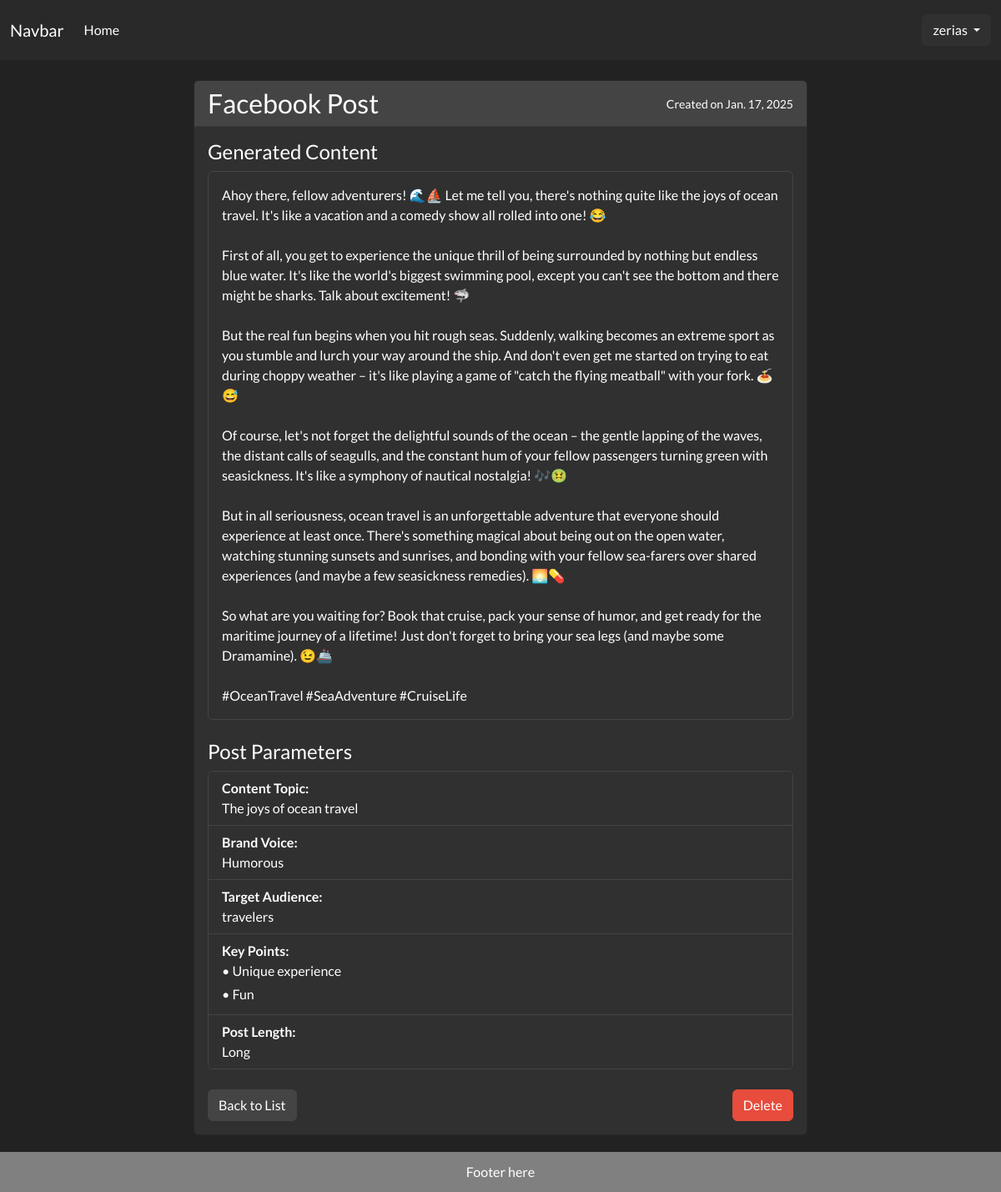
/generator/21/ (signed in), run on the app's committed database.
### generator/models.py (models this page shows, shortened)
class GeneratedPost(models.Model):
    user = models.ForeignKey(User, on_delete=models.CASCADE)
    created_on = models.DateTimeField(auto_now_add=True)
    content = models.TextField()
    PLATFORM_CHOICES = [
        ('LI', 'LinkedIn'),
        ('TW', 'Twitter'),
        ('IG', 'Instagram'),
        ('FB', 'Facebook'),
    ]
    platform = models.CharField(max_length=2, choices=PLATFORM_CHOICES)
    VOICE_CHOICES = [
        ('PRO', 'Professional'),
        ('CAS', 'Casual'),
        ('HUM', 'Humorous'),
        ('EDU', 'Educational'),
        ('INS', 'Inspirational'),
    ]
    brand_voice = models.CharField(max_length=3, choices=VOICE_CHOICES)
    target_audience = models.TextField()
    content_topic = models.TextField()
    call_to_action = models.CharField(max_length=25, blank =True)
    key_points = models.TextField()
    LENGTH_CHOICES = [
        ('S', 'Short'),
        ('M', 'Medium'),
        ('L', 'Long'),
    ]
    post_length = models.CharField(max_length=1, choices=LENGTH_CHOICES)
    ai_response = models.JSONField(null=True, blank=True)
    class Meta:
        ordering = ['created_on']
    def parse_claude_response(self):
        if not self.content:
            return ''
        return mark_safe(self.content.replace('\n', '<br>'))

### generator/views.py (the view)
# urls.py: path('<int:pk>/', views.PostDetailView.as_view(), name='post-detail'),
class PostDetailView(LoginRequiredMixin, DetailView):
    model = GeneratedPost
    template_name = 'generator/post_detail.html'
    context_object_name = 'post'
    def get_queryset(self):
        return GeneratedPost.objects.filter(user=self.request.user)

### templates/generator/post_detail.html (shortened to what this page needs)
{% extends 'base.html' %}
{% load static %}
{% block css %}
<link rel="stylesheet" href="{% static 'css/posts.css' %}">
{% endblock %}
{% block content %}
<div class="container mt-4">
    <div class="row justify-content-center">
        <div class="col-md-8">
            <div class="card">
                <div class="card-header bg-secondary text-white d-flex justify-content-between align-items-center">
                    <h3 class="mb-0">{{ post.get_platform_display }} Post</h3>
                    <small>Created on {{ post.created_on.date }}</small>
                </div>
                <div class="card-body">
                    <h4 class="card-title">Generated Content</h4>
                    <div class="card border-secondary mb-4">
                        <div class="card-body post-content">
                            <p class="card-text">{{ post.parse_claude_response }}</p>
                        </div>
                    </div>
                    <h4 class="card-title">Post Parameters</h4>
                    <div class="card border-secondary mb-4">
                        <ul class="list-group list-group-flush">
                            <li class="list-group-item">
                                <strong>Content Topic:</strong>
                                <p class="mb-0">{{ post.content_topic }}</p>
                            </li>
                            <li class="list-group-item">
                                <strong>Brand Voice:</strong>
                                <p class="mb-0">{{ post.get_brand_voice_display }}</p>
                            </li>
                            <li class="list-group-item">
                                <strong>Target Audience:</strong>
                                <p class="mb-0">{{ post.target_audience }}</p>
                            </li>
                            <li class="list-group-item">
                                <strong>Key Points:</strong>
                                {% for point in post.key_points.splitlines %}
                                    {% if point %}
                                        <p class="mb-1">• {{ point }}</p>
                                    {% endif %}
                                {% endfor %}
                            </li>
                            <li class="list-group-item">
                                <strong>Post Length:</strong>
                                <p class="mb-0">{{ post.get_post_length_display }}</p>
                            </li>
                        </ul>
                    </div>
                    <div class="d-flex justify-content-between">
                        <div>
                            <a href="{% url 'generator:post-list' %}" class="btn btn-secondary">Back to List</a>
                        </div>
                        <div>
                            <a href="{% url 'generator:post-delete' post.pk %}" class="btn btn-danger">Delete</a>
                        </div>
                    </div>
                </div>
            </div>
        </div>
    </div>
</div>
{% endblock %}

### templates/navbar.html (shortened to what this page needs)
<nav class="navbar navbar-expand-lg bg-body-tertiary" data-bs-theme="dark">
    <div class="container-fluid">
      <a class="navbar-brand" href="{% url 'home' %}">Navbar</a>
      <div class="collapse navbar-collapse" id="navbarSupportedContent">
        <ul class="navbar-nav me-auto mb-2 mb-lg-0">
          <li class="nav-item">
            <a class="nav-link active" aria-current="page" href="{% url 'generator:post-list' %}">Home</a>
          </li>
        </ul>
        <div class="d-flex">
            {% if user.is_authenticated %}
                <div class="nav-item dropdown">
              <button class="btn btn-dark dropdown-toggle" href="#" role="button" data-bs-toggle="dropdown" aria-expanded="false">
                {{ user.username }}
              </button>
            </div>
            {% else %}
                <a class="btn btn-outline-light" href="{% url 'login' %}">Login</a>
            {% endif %}
        </div>
      </div>
    </div>
  </nav>

### static/css/base.css (style rules this page uses)
html, body { padding: 0; margin: 0; min-height: 100vh; }

### static/css/posts.css (style rules this page uses)
.container { margin-bottom: 20px; }
.card { transition: transform 0.2s ease; }

### data on the page
GeneratedPost: platform "Facebook", created_on "Jan. 17, 2025", parse_claude_response "Ahoy there, fellow adventurers! 🌊⛵️ Let me tell you, there's nothing quite like the joys of ocean travel. It's like a vacation and a comedy show all rolled into one! 😂 First of all, you get to experience the unique thrill of being surrounded by nothing but endless blue water. It's like the world's biggest swimming pool, except you can't see the bottom and there might be sharks. Talk about excitement! 🦈 But the real fun begins when you hit rough seas. Suddenly, walking becomes an extreme sport as you stumble and lurch your way around the ship. And don't even get me started on trying to eat during choppy weather – it's like playing a game of \"catch the flying meatball\" with your fork. 🍝😅 Of…", content_topic "The joys of ocean travel", brand_voice "Humorous", target_audience "travelers", post_length "Long"

### other printed values
{{ user.username }} "zerias"
{{ point }} "Unique experience" "Fun"
